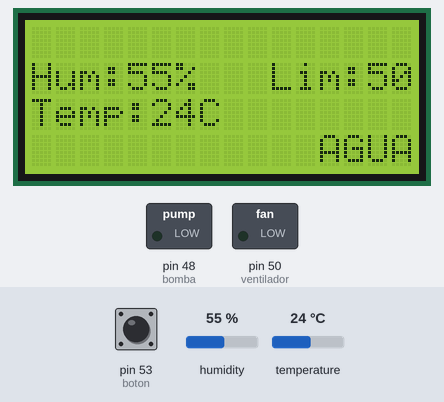
Bench run of a sketch on a simulated Arduino Mega 2560, built for the host (arithmetic inside an expression is 32-bit, double 64-bit). On the bench: 16×4 character LCD, switched loads named in the sketch (green lamp = pin HIGH). The inputs (shaded band) are chosen by the test bench; at power-on: pin 53 (boton) LOW, temperature 24 °C, humidity 55 %.

Above: at 6.2 s.
6.3 s: pin 53 (boton) pulled HIGH for 2.3 s
At 9.8 s:
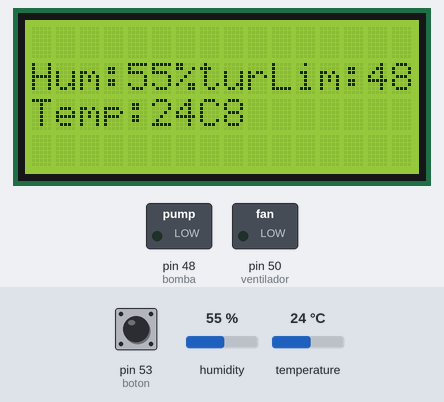
14.2 s: pin 53 (boton) pulled HIGH for 2.3 s
At 18.5 s:
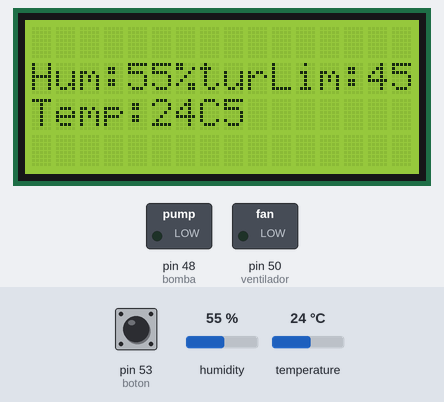
20.7 s: pin 53 (boton) pulled HIGH for 2.3 s
At 24.7 s:
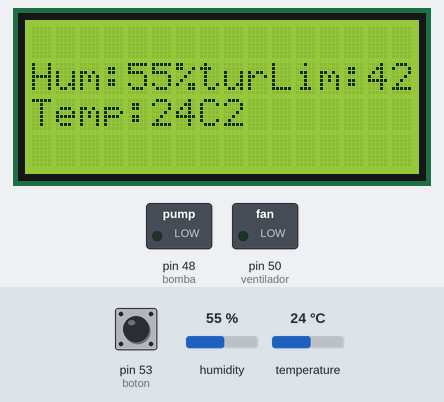
27.2 s: pin 53 (boton) pulled HIGH for 2.3 s
At 30.9 s:
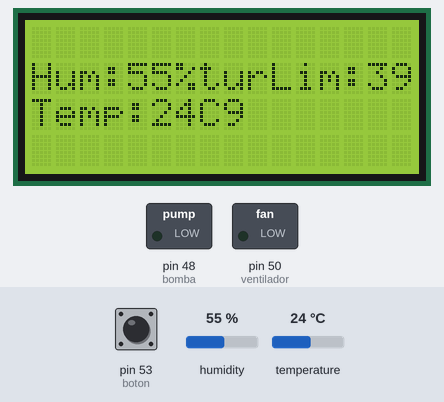
33.6 s: temperature set to 37 °C
At 34.8 s:
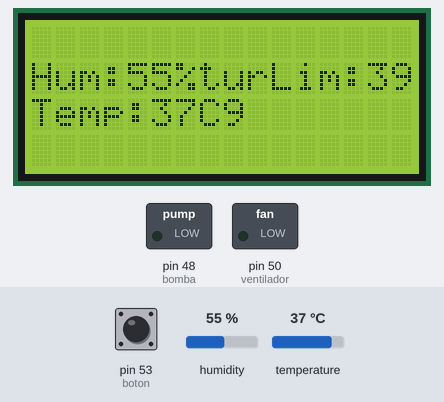
39.7 s: temperature set to 40 °C
At 41.1 s:
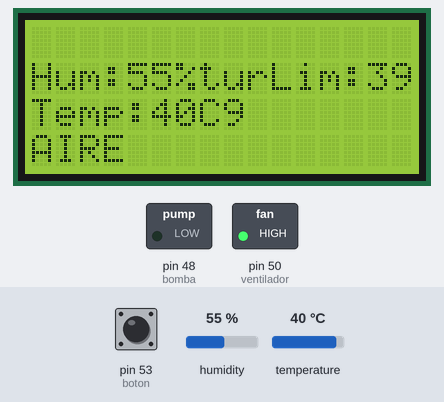
Timing chart, 0 to 83.2 s (numbered marks = the images above; inputs shaded):
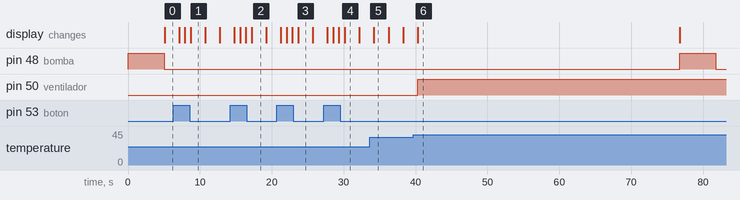

The sketch:

proyecto_invernadero.ino
```cpp
#include <LiquidCrystal.h>
#include "DHT.h"

//definicion sensor de temperatura
#define DHTPIN 52
#define DHTTYPE DHT11

//definicion pantalla liquida
#define RS 2
#define E 4
#define D4 6
#define D5 8
#define D6 10
#define D7 12

#define boton 53
#define ventilador 50
#define bomba 48

//llamada al sensor de temperatura
DHT dht(DHTPIN, DHTTYPE);
//llamada a pantalla liquida
LiquidCrystal lcd(RS, E, D4, D5, D6 , D7);

char arreglo[1];
int temperatura_limite = 50;
int contador = 0;

void setup() {
  pinMode(boton, INPUT);
  pinMode(ventilador, OUTPUT);
  pinMode(bomba, OUTPUT);
  //inicio de sensor de temperatura
  dht.begin();
  //inicio pantalla liquida
  lcd.begin(16,4); //dimensiones de la pantalla
  lcd.clear();
  accionar_bomba();
}

void loop() {
  float humedad = dht.readHumidity();
  float temperatura = dht.readTemperature();
  /*if (isnan(humedad) || isnan(temperatura)) {
    lcd.clear();
    lcd.setCursor(0,1);
    lcd.write("Falla al leer");
    lcd.setCursor(0,2);
    lcd.write("temperatura!");
    return;
  }else{
    lcd.clear();
  }*/
  lcd.setCursor(0,1);
  lcd.write("Hum:");
  lcd.setCursor(4,1);
  arreglo[0]=48+((int)(humedad/10)%10);
  arreglo[1]=48+((int)humedad%10);
  lcd.write(arreglo);
  lcd.setCursor(6,1);
  lcd.write("%");
  lcd.setCursor(10,1);
  lcd.write("Lim:");
  lcd.setCursor(14,1);
  arreglo[0]=48+((int)(temperatura_limite/10)%10);
  arreglo[1]=48+((int)temperatura_limite%10);
  lcd.write(arreglo);
  lcd.setCursor(0,2);
  lcd.write("Temp:");
  lcd.setCursor(5,2);
  arreglo[0]=48+((int)(temperatura/10)%10);
  arreglo[1]=48+((int)temperatura%10);
  lcd.write(arreglo);
  lcd.setCursor(7,2);
  lcd.write("C");
  if(temperatura >= temperatura_limite){
    digitalWrite(ventilador, HIGH);
    lcd.setCursor(0,3);
    lcd.write("AIRE");
  }else{
    digitalWrite(ventilador, LOW);
  }
  delay(2000);
  if (contador >= 30) {
    contador = 0;
    accionar_bomba();
  }else{
    contador++;
  }
  while(digitalRead(boton) == HIGH){
    control_teperatura();
  }
}
void control_teperatura(){
  lcd.clear();
  lcd.setCursor(0,1);
  lcd.write("Temperatura");
  lcd.setCursor(0,2);
  lcd.write("limite:");
  temperatura_limite = temperatura_limite - 1;
  if (temperatura_limite <= 20){
    temperatura_limite = 50;
  }
  arreglo[0]=48+((int)(temperatura_limite/10)%10);
  arreglo[1]=48+((int)temperatura_limite%10);
  lcd.setCursor(7,2);
  lcd.write(arreglo);
  delay(800);
}

void accionar_bomba(){
  digitalWrite(bomba, HIGH);
  lcd.setCursor(12,3);
  lcd.write("AGUA");
  delay(5000);
  digitalWrite(bomba, LOW);
}
```

Measured:
- the behaviour switches between 38 and 39 °C on temperature (found by bisection; images 5 and 6)
- after the input at 6.3 s, the display: first changes after 0.80 s (image 1 shows a later state)
- after the input at 14.2 s, the display: first changes after 0.59 s (image 2 shows a later state)
- after the input at 20.7 s, the display: first changes after 0.56 s (image 3 shows a later state)
- after the input at 27.2 s, the display: first changes after 0.53 s (image 4 shows a later state)
- after the input at 39.7 s, pin 50 (ventilador): LOW → HIGH after 0.60 s; the display: changes after 0.60 s (image 6)
